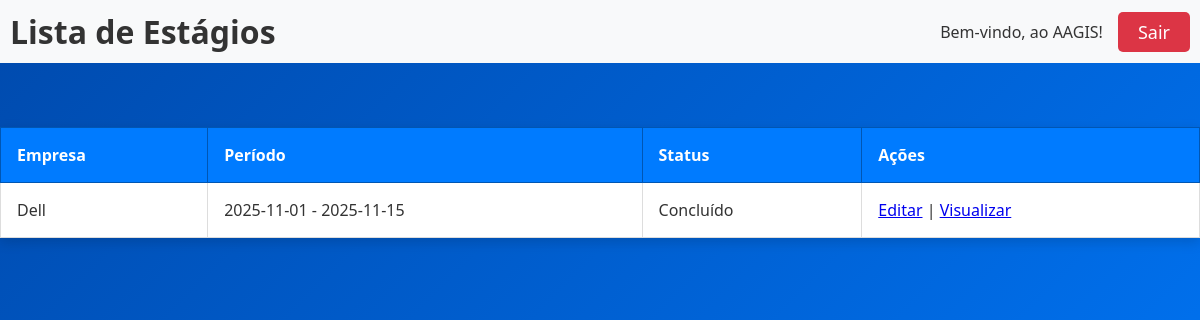
The app's page /listagem.php (signed in) with its own data.
### tables this page shows
CREATE TABLE `estagio` (
  `idEstagio` int(11) NOT NULL,
  `nome` varchar(255) NOT NULL,
  `dataInicio` date NOT NULL,
  `dataFim` date NOT NULL,
  `empresa` varchar(255) NOT NULL,
  `setorEmpresa` varchar(255) NOT NULL,
  `vinculoTrabalhista` tinyint(1) NOT NULL,
  `nomeSupervisor` varchar(255) NOT NULL,
  `obrigatorio` tinyint(1) NOT NULL,
  `emailSupervisor` varchar(255) NOT NULL,
  `idAluno` int(11) NOT NULL,
  `idProfessor` int(11) NOT NULL,
  `status` int(10) NOT NULL,
  `professor` varchar(200) NOT NULL
);

### bd/MySQL.php (called while the page is built, shortened)
<?php
class MySQL{
	private $connection;
	public function __construct(){
		try {
			$this->connection = new \mysqli(HOST, USUARIO, SENHA, BANCO);
			$this->connection->query("CREATE DATABASE IF NOT EXISTS " . BANCO);
			$this->connection->select_db(BANCO);
			$this->connection->set_charset("utf8");
		} catch (Exception $e) {
			error_log("Erro na conexão MySQL: " . $e->getMessage());
			throw $e;
		}
	}
	public function consulta($sql){
		try {
			$result = $this->connection->query($sql);
			$data = array();
			while($item = mysqli_fetch_array($result, MYSQLI_ASSOC)){
				$data[] = $item;
			}
			return $data;
		} catch (Exception $e) {
			error_log("Erro ao consultar: " . $e->getMessage());
			throw $e;
		}
	}
	}
?>

### classes/Estagio.php (called while the page is built, shortened)
<?php
require_once __DIR__."/../bd/MySQL.php";
class Estagio{
    private $idEstagio;
    private $dataInicio;
    private $dataFim;
    private $empresa;
    private $status;
    public function __construct($name = '', $dataInicio = null, $dataFim = null,
        $empresa = '', $setorEmpresa = '', $vinculoTrabalhista = 0,
        $obrigatorio = 0, $nameSupervisor = '', $emailSupervisor = '',
        $professor = '', $idAluno = null, $idProfessor = null, $status = 1){
        $this->dataInicio = $dataInicio;
        $this->dataFim = $dataFim;
        $this->empresa = $empresa;
        $this->status = $status;
    }
    public function getIdEstagio(){
        return $this->idEstagio;
    }
    public function getDataInicio(){
        return $this->dataInicio;
    }
    public function getDataFim(){
        return $this->dataFim;
    }
    public function getEmpresa(){
        return $this->empresa;
    }
    public static function findall($idAluno = null): array {
        $conexao = new MySQL();
        $idUsuarioInt = (int) ($_SESSION['idUsuario']);
        $tipo = $_SESSION['tipo'] ?? 'aluno';
        if ($tipo === 'professor') {
            $sql = "SELECT e.*, a.nome AS nomeAluno
                    FROM estagio e
                    LEFT JOIN usuario a ON e.idAluno = a.idUsuario
                    WHERE e.idProfessor = {$idUsuarioInt}";
        } else {
            $sql = "SELECT e.*, u.nome AS nomeProfessor
                    FROM estagio e
                    LEFT JOIN usuario u ON e.idProfessor = u.idUsuario
                    WHERE e.idAluno = {$idUsuarioInt}";
        }
        $resultados = $conexao->consulta($sql);
        $estagios = array();
        foreach ($resultados as $resultado) {
            $profNome = $resultado['nomeProfessor'] ?? '';
            $e = new Estagio(
                $resultado['nome'] ?? '',
                $resultado['dataInicio'] ?? null,
                $resultado['dataFim'] ?? null,
                $resultado['empresa'] ?? '',
                $resultado['setorEmpresa'] ?? '',
                $resultado['vinculoTrabalhista'] ?? 0,
                $resultado['obrigatorio'] ?? 0,
                $resultado['nomeSupervisor'] ?? '',
                $resultado['emailSupervisor'] ?? '',
                $profNome,
                $resultado['idAluno'] ?? null,
                $resultado['idProfessor'] ?? null
            );
            $e->idEstagio = $resultado['idEstagio'] ?? null;
            $e->setStatus($resultado['status'] ?? 1);
            $estagios[] = $e;
        }
        return $estagios;
    }
    public function getStatus(){
        return $this->status;
    }
    public function setStatus($status): void{
        $this->status = $status;
    }
    public static function getStatusLabel($status): string{
        $s = intval($status);
        switch($s){
            case self::STATUS_CONCLUIDO:
            case self::STATUS_EM_ANDAMENTO:
                return 'Concluído';
        }
    }
    public function isFinalizado(): bool{
        return intval($this->status) === self::STATUS_FINALIZADO;
    }
}

### listagem.php (the view, shortened to what this page needs)
<?php
require_once __DIR__.'/classes/Estagio.php';
$idUsuario = $_SESSION['idUsuario'];
$estagios = Estagio::findall($idUsuario);
?>
<!DOCTYPE html>
<html lang="en">
<head>
    <link rel="stylesheet" href="styles/listagem.css">
</head>
<body>
    <div style="background-color: #f8f9fa; padding: 10px; margin-bottom: 20px;">
        <div style="display: flex; justify-content: space-between; align-items: center; max-width: 1200px; margin: 0 auto;">
            <h1 style="margin: 0;">Lista de Estágios</h1>
            <?php if (isset($_SESSION['nome'])): ?>
                <div style="display: flex; align-items: center;">
                    <span style="margin-right: 15px;">
                        Bem-vindo, ao AAGIS!
                    </span>
                    <a href="logout.php" style="
                        background-color: #dc3545;
                        color: white;
                        padding: 8px 20px;
                        text-decoration: none;
                        border-radius: 5px;
                        font-size: 18px;">Sair</a>
                </div>
            <?php endif; ?>
        </div>
    </div>
    <br>
    <br>
    <table border="1" cellpadding="6" cellspacing="0">
        <thead>
            <tr>
                <th>Empresa</th>
                <th>Período</th>
                <th>Status</th>
                <th>Ações</th>
            </tr>
        </thead>
        <tbody>
        <?php foreach($estagios as $estagio): ?>
            <tr>
                <td><?= htmlspecialchars($estagio->getEmpresa()) ?></td>
                <td><?= htmlspecialchars($estagio->getDataInicio()) ?> - <?= htmlspecialchars($estagio->getDataFim()) ?></td>
                <td>
                    <?php
                        $s = $estagio->getStatus();
                        echo \Estagio::getStatusLabel($s);
                    ?>
                </td>
                <td>
                    <?php if($estagio->isFinalizado()): ?>
                        <span style="color:gray">Inacessível (finalizado)</span>
                    <?php else: ?>
                        <a href="editar.php?idEstagio=<?= $estagio->getIdEstagio() ?>">Editar</a>
                        |
                        <a href="visualizacao.php?idEstagio=<?= $estagio->getIdEstagio() ?>">Visualizar</a>
                    <?php endif; ?>
                </td>
            </tr>
        <?php endforeach; ?>
        </tbody>
    </table>
</body>
</html>

### styles/listagem.css (style rules this page uses)
body { font-family: 'Segoe UI', Tahoma, Geneva, Verdana, sans-serif; background: linear-gradient(135deg, #004aad, #007bff); min-height: 100vh; margin: 0; padding: 0; color: #333; }
table { width: 100%; border-collapse: collapse; background-color: #fff; box-shadow: 0 4px 12px rgba(0, 0, 0, 0.15); border: 1px solid #ddd; margin-bottom: 2rem; }
thead { background-color: #007bff; }
th { background-color: #007bff; color: white; padding: 1rem; text-align: left; font-weight: 600; font-size: 1rem; border: 1px solid #0056b3; }
td { padding: 1rem; border: 1px solid #ddd; vertical-align: top; }
tbody tr { transition: background-color 0.2s ease; }
table { animation: fadeIn 0.5s ease-in-out; }

### records on screen
estagio: empresa "Dell", dataInicio "2025-11-01", dataFim "2025-11-15", status "Concluído"
